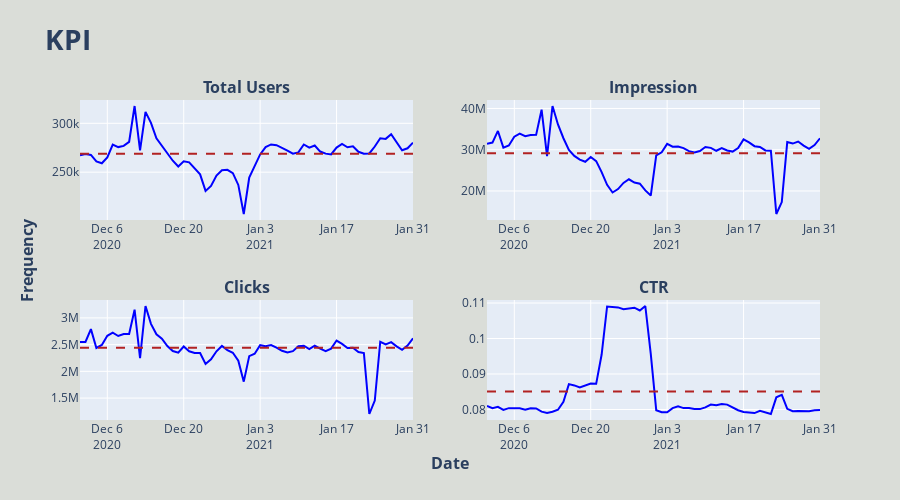

Notebook source saved alongside this figure:
### Markdown cell above
### Overall KPI visualization

### Code cell
from plotly.subplots import make_subplots


fig = make_subplots(rows=2, cols=2, x_title = "<b>Date<b>", y_title = "<b>Frequency<b>", subplot_titles=("<b>Total Users<b>", "<b>Impression<b>", "<b>Clicks<b>", "<b>CTR<b>"))
fig.update_layout(title = "<b>KPI<b>",height = 500, showlegend=False, paper_bgcolor = '#DADDD8', titlefont = {'size':28})

fig1 = go.Scatter(x=df.date, y=df.total_users, mode='lines', line={'color' : 'blue'})
mean1 = go.Scatter(x = [df.date.min(),df.date.max()], y = [df.total_users.mean(), df.total_users.mean()], mode = 'lines', line={'dash': 'dash', 'color':'firebrick'})
fig.add_trace(fig1, row=1, col=1)
fig.add_trace(mean1, row=1, col=1)


fig2 = go.Scatter(x=df.date, y=df.impression, mode='lines', line={'color':'blue'})
mean2 = go.Scatter(x = [df.date.min(),df.date.max()], y = [df.impression.mean(), df.impression.mean()], mode = 'lines', line={'dash': 'dash', 'color':'firebrick'})

fig.add_trace(fig2, row=1, col=2)
fig.add_trace(mean2, row=1, col=2)

fig3 = go.Scatter(x=df.date, y=df.click, mode='lines', line={'color':'blue'})
mean3 = go.Scatter(x = [df.date.min(),df.date.max()], y = [df.click.mean(), df.click.mean()], mode = 'lines', line={'dash': 'dash', 'color':'firebrick'})

fig.add_trace(fig3, row=2, col=1)
fig.add_trace(mean3, row=2, col=1)

fig4 = go.Scatter(x=df.date, y=df.ctr, mode='lines', line={'color':'blue'})
mean4 = go.Scatter(x = [df.date.min(),df.date.max()], y = [df.ctr.mean(), df.ctr.mean()], mode = 'lines', line={'dash': 'dash', 'color':'firebrick'})

fig.add_trace(fig4, row=2, col=2)
fig.add_trace(mean4, row=2, col=2)

fig.show()
